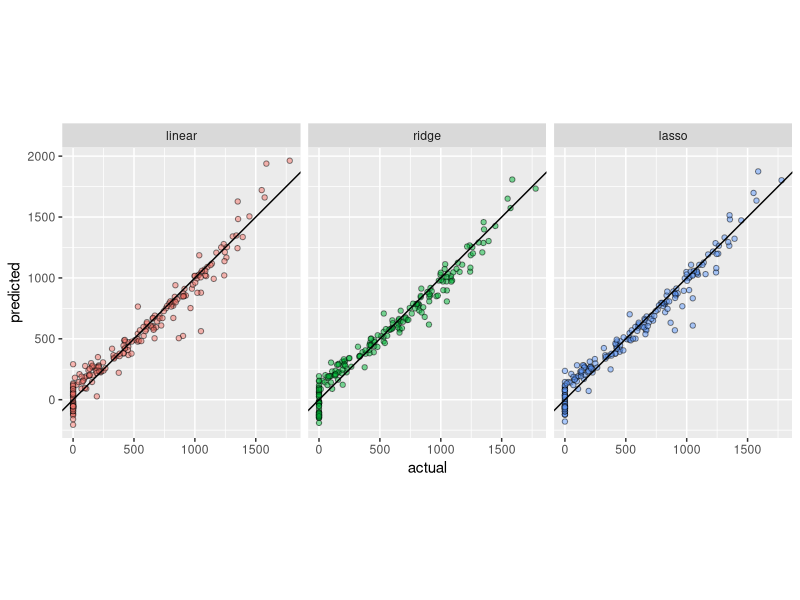

This chart was generated by the following R code:
## ---- chunk 1
knitr::opts_chunk$set(echo = TRUE, message = FALSE)
library(tidyverse)
library(modelr)
library(glmnet)
## ---- chunk 2
Credit <- read_csv("Credit.csv")
# a model matrix that includes all interactions
X <- model.matrix(balance ~ . * . , Credit)
# train and test set
set.seed(987654312)
train <-sample(1:nrow(X),nrow(X)/2)
test <- -train
# number of predictors
p <- ncol(X)-1
# linear model
y <- Credit$balance
mod <- lm(y[train] ~ X[train, -1])
## ---- chunk 3
grid <- 10^seq(3, -1, length.out = 100)
cv_ridge <- cv.glmnet(X[train,], y[train], alpha = 0, lambda = grid, nfolds = 10)
cv_lasso <- cv.glmnet(X[train,], y[train], alpha = 1, lambda = grid, nfolds = 10, 
                      thresh = 1e-10)
# best tunning parameters
best_lambda_ridge <- cv_ridge$lambda.min
best_lambda_lasso <- cv_lasso$lambda.min
# number of features in lasso
n_features <- sum(coef(cv_lasso, s = "lambda.min")[, 1] != 0) - 1
## ---- chunk 4
prediction <- list(
  linear =  X[test,] %*% coef(mod),
  ridge = predict(cv_ridge, X[test,], s = best_lambda_ridge),
  lasso = predict(cv_lasso, X[test,], s = best_lambda_lasso)
) %>%
  lapply(`colnames<-`, NULL)
test_error <- function(x) mean((x - y[test])^2)
error <- lapply(prediction, test_error)
## ---- chunk 5
as.data.frame(prediction) %>%
  mutate(actual = y[test]) %>%
  reshape2::melt("actual", value.name = "predicted", variable.name = "method") %>%
  ggplot(aes(x = actual, y = predicted)) +
  geom_point(aes(fill = method), shape = 21, show.legend = F, alpha = 0.5) +
  geom_abline(intercept = 0, slope = 1) +
  coord_equal() +
  facet_grid(~method)
